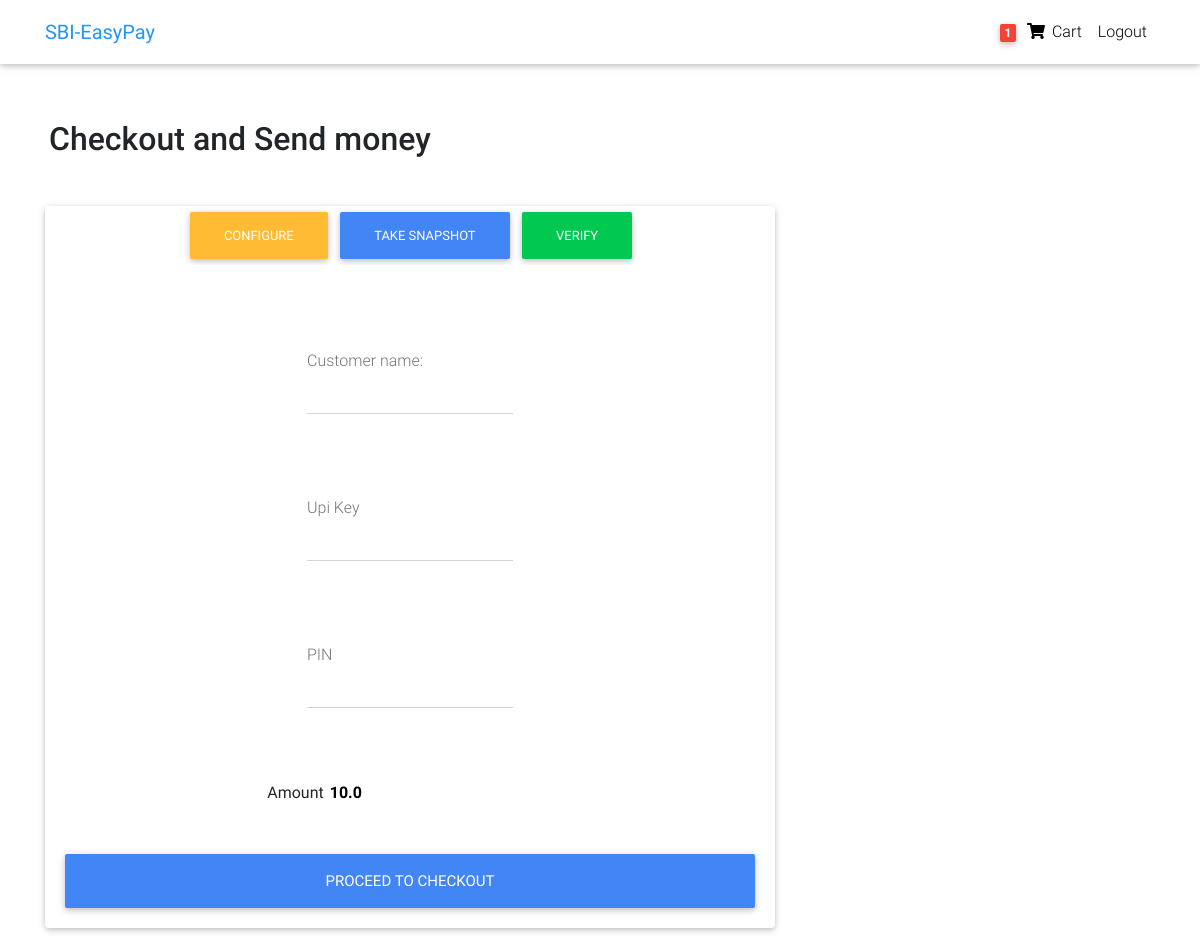
/checkout/ (signed in), run on an earlier commit of the app's database.
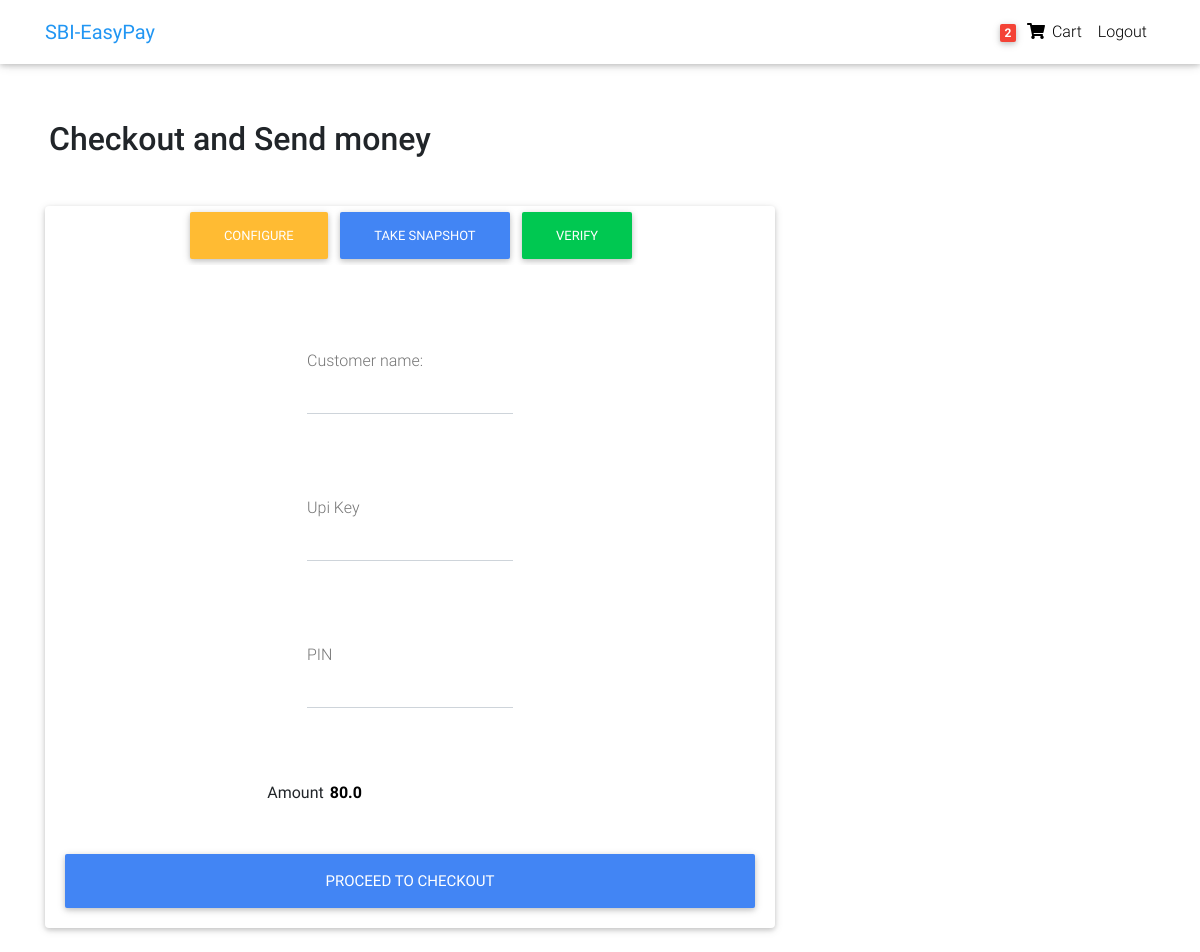
And on a later commit of the database.
### core/models.py (models this page shows, shortened)
class Order(models.Model):
    user = models.ForeignKey(settings.AUTH_USER_MODEL,
                             on_delete=models.CASCADE)
    customer_name = models.CharField(max_length=30, blank=True, null=True)
    items = models.ManyToManyField(OrderItem)
    start_date = models.DateTimeField(auto_now_add=True)
    ordered_date = models.DateTimeField()
    ordered = models.BooleanField(default=False)
    payment = models.ForeignKey(
        'Payment', on_delete=models.SET_NULL, blank=True, null=True)
    def get_total(self):
        total = 0
        for order_item in self.items.all():
            total += order_item.get_final_price()
        return total

class OrderItem(models.Model):
    user = models.ForeignKey(settings.AUTH_USER_MODEL,
                             on_delete=models.CASCADE)
    ordered = models.BooleanField(default=False)
    item = models.ForeignKey(Item, on_delete=models.CASCADE)
    quantity = models.IntegerField(default=1)
    def get_total_item_price(self):
        return self.quantity * self.item.price
    def get_total_discount_item_price(self):
        return self.quantity * self.item.discount_price
    def get_final_price(self):
        if self.item.discount_price:
            return self.get_total_discount_item_price()
        return self.get_total_item_price()

class Item(models.Model):
    title = models.CharField(max_length=100)
    price = models.FloatField()
    discount_price = models.FloatField(blank=True, null=True)
    slug = models.SlugField()
    description = models.TextField()
    image = models.ImageField()

### core/views.py (the view, shortened to what this page needs)
# urls.py: path('checkout/', CheckoutView.as_view(), name='checkout'),
class CheckoutView(View):
    def get(self, *args, **kwargs):
        try:
            order = Order.objects.get(user=self.request.user, ordered=False)
            form = CheckoutForm()
            context = {
                'form': form,
                'order': order,
            }
            return render(self.request, "checkout.html", context)
        except ObjectDoesNotExist:
            messages.info(self.request, "You do not have an active order")
            return redirect("core:checkout")

### core/forms.py
class CheckoutForm(forms.ModelForm):
    class Meta:
        model = Order
        fields = ('customer_name',)

### core/templatetags/cart_template_tags.py (called while the page is built)
@register.filter
def cart_item_count(user):
    if user.is_authenticated:
        qs = Order.objects.filter(user=user, ordered=False)
        if qs.exists():
            return qs[0].items.count()
    return 0

### templates/checkout.html (shortened to what this page needs)
{% extends "base.html" %}
{% load crispy_forms_tags %}
{% load static %}
{% block content %}
  <main >
    <div class="container wow fadeIn">
      <h2 class="my-5 mx-1 h2">Checkout and Send money</h2>
      <div class="row">
        <div class="col-md-8 mb-4">
          <div class="card">
                <div style="display:flex; align-items: center; justify-content:center;">
                  <input type=button value="Configure" onClick="configure()" class="btn btn-warning float-left ml-2">
                  <input type=button value="Take Snapshot" onClick="take_snapshot()" class="btn btn-primary float-left">
                   <input class="btn btn-success float-left" type="button" id="startProcessing" value="Verify">
                </div>
                <div style="display:flex; align-items: center; justify-content:center; ">
                </div>
               <form method="POST" class="card-body">
                <div style="display:flex; align-items: center; justify-content:center; flex-direction: column;">
                  <div class="md-form mb-5">
                    <br>
                    <br>
                    <span id='customer_name' name='customer_name'>{{form}}</span>
                  </div>
                  <div class="md-form mb-5">
                  <br>
                  <br>
                    <span id="upi_key" name='customer_upi_key'>
                        <label for='id_upi_key' class>Upi Key</label>
                        <input type='text' name='customer_upi_key' id='id_upi_key'/ >
                    </span>
                    </div>
                    <div class="md-form mb-5">
                    <br>
                    <br>
                    <span id="upi_pin" name='customer_upi_pin'>
                        <label for='id_upi_pin' class>PIN</label>
                        <input type='password' name='customer_upi_pin' id='id_upi_pin'/ >
                    </span>
                    </div>
                    <br>
                    <div>
                    <span id="amount" name='customer_amount'>
                        <label for='amount' class>Amount</label>
                        <input style="border:hidden; font-weight: bold;" type='text' name='customer_amount' id='id_customer_amount'/  value="{{order.get_total}}">
                    </span>
                    </div>
                      <button type="submit" class="btn btn-primary btn-lg btn-block">Proceed to Checkout</button>
                  </form>
                </div>
              </div>
            </div>
      </div>
  </main>
{% endblock content %}

### templates/navbar.html (shortened to what this page needs)
{% load cart_template_tags %}
<nav class="navbar fixed-top navbar-expand-lg navbar-light white scrolling-navbar">
    <div class="container">
      <a class="navbar-brand waves-effect" href="/">
        <strong class="blue-text">SBI-EasyPay</strong>
      </a>
      <div class="collapse navbar-collapse" id="navbarSupportedContent">
        <ul class="navbar-nav nav-flex-icons">
          {% if request.user.is_authenticated %}
          <li class="nav-item">
            <a href="{% url 'core:order-summary' %}" class="nav-link waves-effect">
              <span class="badge red z-depth-1 mr-1"> {{ request.user|cart_item_count }} </span>
              <i class="fas fa-shopping-cart"></i>
              <span class="clearfix d-none d-sm-inline-block"> Cart </span>
            </a>
          </li>
          <li class="nav-item">
            <a class="nav-link waves-effect" href="{% url 'account_logout' %}">
              <span class="clearfix d-none d-sm-inline-block"> Logout </span>
            </a>
          </li>
          {% endif %}
        </ul>
      </div>
    </div>
  </nav>

What changed in the data, as far as the page shows it:
changed through a linked row, Order: customer_amount "10.0" → "80.0"
Also different on the page:
{{ request.user|cart_item_count }}: "1" → "2"
